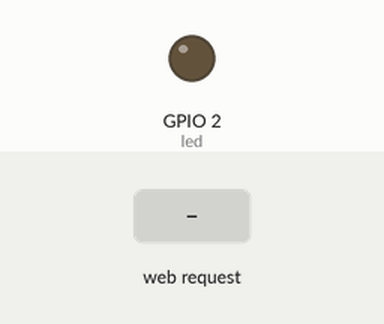
Simulated run of this sketch. Board: ESP8266 (Wemos D1 mini). Parts: output pins drawn as LEDs (lit = HIGH). The inputs (shaded band) are chosen by the test bench. WiFi joins after 1.5 s; servers stay silent unless stated; what the sketch prints to the serial monitor is not drawn.

Above: at 2.7 s.
2.8 s: HTTP request GET /?GPIO2=0 received
At 3.7 s:
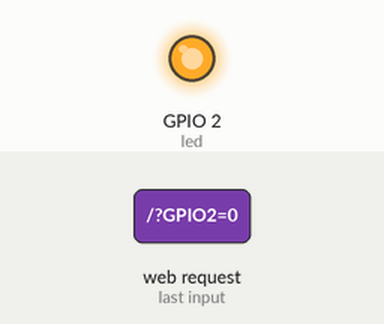
4.3 s: HTTP request GET /?GPIO2=1 received
At 4.9 s:
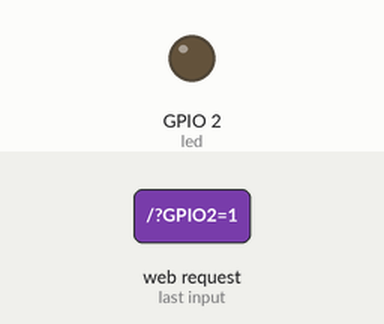
Timing chart, 0 to 7.3 s (numbered marks = the images above; inputs shaded):
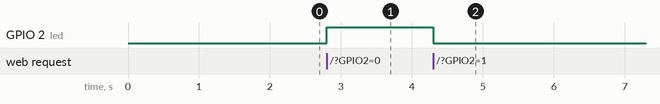

Measured:
- after the input at 2.8 s, GPIO 2 (led): LOW → HIGH at once
- after the input at 4.3 s, GPIO 2 (led): HIGH → LOW at once

The sketch:

index.ino
```cpp
// Sketch pour piloter la led integree a la Wemos D1 mini depuis le reseau WiFi

#include <DHT.h>
#include <ESP8266WiFi.h>
#include <ESP8266WebServer.h>
const char *ssid = "hp";           // Identifiant du WiFi que vous utilisez
const char *password = "12345678"; // Mot de passe WiFi que vous utilisez
ESP8266WebServer server(80);       // On demande un serveur qui ecoute sur le port 80

#define DHTPIN 13          // Pin which is connected to the DHT sensor.
#define DHTTYPE DHT11     // DHT 11
float t;
float h;

DHT dht(DHTPIN, DHTTYPE);

int led = 2; // La diode LED intégrée à la carte est branchée sur la broche GPIO2 (D4)
String etatGPIO2 = "ON";

// Ecrire une page Web HTML
String WebPage()
{
    String page = R"(
<!DOCTYPE html>
<html lang="fr-FR">
  <head>
    <meta name="viewport" content="width=device-width, initial-scale=1.0" />
    <title>SKETCH DEMO ESP8266 Web Server</title>
    <style>
      @import url("https://fonts.googleapis.com/css2?family=Poppins:ital,wght@0,600;0,700;0,800;0,900;1,600;1,700;1,800&display=swap");
      * {
        padding: 0;
        margin: 0;
        box-sizing: border-box;
        font-family: "Poppins", Arial, Helvetica, Sans-Serif;
      }
      a {
        color: inherit;
      }
      body {
        overflow-x: hidden;
        min-height: 100vh;
        background-color: #333;
        color: white;
      }
      button {
        border-radius: 4px;
        outline: none;
        border: 1px solid orange;
        cursor: pointer;
        background-color: #333;
        color: orange;
        padding: 9px 14px;
      }
      #secured_page {
        display: none;
      }
      #secured_page > h1 {
        color: orange;
        margin-bottom: 60px;
        text-align: center;
      }
      #secured_page,
      #unsecured_page {
        max-width: 900px;
        padding: 20px;
        margin: auto;
      }
      #unsecured_page {
        margin-top: 60px;
      }
      form {
        display: flex;
        flex-direction: column;
        gap: 10px;
      }
      input {
        padding: 8px;
      }
      input[type="submit"] {
        cursor: pointer;
      }
      #user-content {
        align-items: center;
        justify-content: space-between;
        display: flex;
        gap: 7px;
      }
      #loader {
        position: absolute;
        left: 0;
        top: 0;
        right: 0;
        bottom: 0;
        background-color: #333;
        align-items: center;
        justify-content: center;
        flex-direction: column;
        display: flex;
      }
      .lds-facebook {
        display: inline-block;
        position: relative;
        width: 80px;
        height: 80px;
      }
      .lds-facebook div {
        display: inline-block;
        position: absolute;
        left: 8px;
        width: 16px;
        background: #fff;
        animation: lds-facebook 1.2s cubic-bezier(0, 0.5, 0.5, 1) infinite;
      }
      .lds-facebook div:nth-child(1) {
        left: 8px;
        animation-delay: -0.24s;
      }
      .lds-facebook div:nth-child(2) {
        left: 32px;
        animation-delay: -0.12s;
      }
      .lds-facebook div:nth-child(3) {
        left: 56px;
        animation-delay: 0;
      }
      @keyframes lds-facebook {
        0% {
          top: 8px;
          height: 64px;
        }
        50%,
        100% {
          top: 24px;
          height: 32px;
        }
      }
      #iset_ch {
        color: gray;
        font-style: italic;
        position: absolute;
        bottom: 6px;
        left: 0;
        right: 0;

        text-align: center;
      }
      #user-email {
        color: rgb(0, 159, 0);
      }
      #myForm {
        margin-top: 20px;
        padding-left: 20px;
      }
      #command-etat {
        display: flex;
        gap: 10px;
        align-items: center;
        justify-content: space-between;
      }
      .title {
        margin-bottom: 20px;
        font-size: 2.6rem;
        text-transform: uppercase;
        text-align: center;
        color: orange;
      }
      #message {
        height: 20px;
        text-align: center;
        color: rgb(235, 46, 46);
      }
      #etat {
        width: 100px;
      }
      .color-orange {
        color: orange;
      }
      #off_btn,
      #on_btn {
        padding: 11px;
        cursor: pointer;
        outline: none;
        border: none;
        color: inherit;
      }

      #off_btn {
        background: red;
      }
      #on_btn {
        background: green;
      }

      #on_btn:disabled,
      #off_btn:disabled {
        opacity: 0.4;
      }

      #pop_out_temp {
        position: absolute;
        bottom: 40px;
        background: rgba(0, 255, 255, 0.49);
        padding: 8px;
        padding-left: 30px;
        width: 260px;
        /* font-style: italic; */
        font-size: small;
        height: 100px;
        border-radius: 10px 0 0 10px;
        display: flex;
        flex-direction: column;
        justify-content: space-evenly;
        animation: moveLeft 1.4s ease-in-out forwards;
      }

      @keyframes moveLeft {
        0% {
          right: -260px;
        }
        100% {
          right: 0;
        }
      }

      #pop_out_temp svg {
        width: 15px;
        height: 15px;
        fill: orange;
      }

      #pop_out_temp > div {
        color: orange;
        text-transform: uppercase;
        display: flex;
        align-items: center;
        gap: 2px;
      }

      #pop_out_temp .svg {
        display: flex;
        align-items: center;
        justify-content: center;
      }

      #humidity,
      #temperature {
        color: #fff;
      }

      #temperature::after {
        content: "°";
      }

      #humidity::after {
        content: "%";
      }
    </style>
    <!-- Load the Firebase SDKs -->

    <script type="module">
      import { initializeApp } from "https://www.gstatic.com/firebasejs/9.17.2/firebase-app.js";
      import {
        getAuth,
        onAuthStateChanged,
        signInWithEmailAndPassword,
        signOut,
      } from "https://www.gstatic.com/firebasejs/9.17.2/firebase-auth.js";

      // TODO: Add SDKs for Firebase products that you want to use

      // Your web app's Firebase configuration
      const firebaseConfig = {
        apiKey: "AIzaSyC0bNbWy1Cl34ejQEPKOwrL5XWRXGtpN50",
        authDomain: "mini-project-59d59.firebaseapp.com",
        databaseURL: "https://mini-project-59d59-default-rtdb.firebaseio.com",
        projectId: "mini-project-59d59",
        storageBucket: "mini-project-59d59.appspot.com",
        messagingSenderId: "1031167507444",
        appId: "1:1031167507444:web:a2edb6701b1e947c4197a1",
        measurementId: "G-BVVP0PEWHH",
      };

      // Initialize Firebase
      const app = initializeApp(firebaseConfig);
      const auth = getAuth(app);

      const loginForm = document.getElementById("login-form");
      const submit_login_btn = document.getElementById("submit_login");
      const message = document.getElementById("message");

      loginForm.addEventListener("submit", (e) => {
        e.preventDefault();
        submit_login_btn.value = "Login...";
        submit_login_btn.disabled = true;
        // submit_login_btn.value = 'login...';
        // submit_login_btn.disabled = true;
        message.value = "You are logged in";
        const email = loginForm.email.value;
        const password = loginForm.password.value;

        signInWithEmailAndPassword(auth, email, password)
          .then((userCredential) => {
            // User signed in successfully...
            const user = userCredential.user;
            console.log("Logged in user:", user);
            submit_login_btn.value = "Login";
            submit_login_btn.disabled = false;
          })
          .catch((error) => {
            // Handle login errors...
            console.error("Login failed:", error);
            message.innerText = "invalid email or password";
            submit_login_btn.value = "Login";
            submit_login_btn.disabled = false;
          });
      });
      const loader = document.getElementById("loader");
      const secured_page = document.getElementById("secured_page");
      const unsecured_page = document.getElementById("unsecured_page");
      const user_email_div = document.getElementById("user-email");

      onAuthStateChanged(auth, (user) => {
        if (user) {
          // User is logged in, show the protected form
          loader.style.display = "none";
          secured_page.style.display = "block";
          unsecured_page.style.display = "none";
          var userEmail = user.email;
          user_email_div.innerHTML = userEmail;
        } else {
          // User is not logged in, hide the protected form
          loader.style.display = "none";
          secured_page.style.display = "none";
          unsecured_page.style.display = "block";
        }
      });

      // Handle logout button click
      const logoutButton = document.getElementById("logoutButton");

      logoutButton.addEventListener("click", () => {
        signOut(auth);
      });
    </script>
  </head>
  <body onload='get_temp()'>
  <div id="pop_out_temp">
      <div>
        <span class="svg">
          <svg xmlns="http://www.w3.org/2000/svg" viewBox="0 0 384 512">
            <path
              d="M192 512C86 512 0 426 0 320C0 228.8 130.2 57.7 166.6 11.7C172.6 4.2 181.5 0 191.1 0h1.8c9.6 0 18.5 4.2 24.5 11.7C253.8 57.7 384 228.8 384 320c0 106-86 192-192 192zM96 336c0-8.8-7.2-16-16-16s-16 7.2-16 16c0 61.9 50.1 112 112 112c8.8 0 16-7.2 16-16s-7.2-16-16-16c-44.2 0-80-35.8-80-80z"
            />
          </svg>
        </span>
        <span>temperature : </span>
        <span id="temperature">34</span>
      </div>
      <div>
        <span class="svg">
          <svg xmlns="http://www.w3.org/2000/svg" viewBox="0 0 512 512">
            <path
              d="M448 96a32 32 0 1 0 -64 0 32 32 0 1 0 64 0zM320 96a96 96 0 1 1 192 0A96 96 0 1 1 320 96zM144 64c-26.5 0-48 21.5-48 48V276.5c0 17.3-7.1 31.9-15.3 42.5C70.2 332.6 64 349.5 64 368c0 44.2 35.8 80 80 80s80-35.8 80-80c0-18.5-6.2-35.4-16.7-48.9c-8.2-10.6-15.3-25.2-15.3-42.5V112c0-26.5-21.5-48-48-48zM32 112C32 50.2 82.1 0 144 0s112 50.1 112 112V276.5c0 .1 .1 .3 .2 .6c.2 .6 .8 1.6 1.7 2.8c18.9 24.4 30.1 55 30.1 88.1c0 79.5-64.5 144-144 144S0 447.5 0 368c0-33.2 11.2-63.8 30.1-88.1c.9-1.2 1.5-2.2 1.7-2.8c.1-.3 .2-.5 .2-.6V112zM192 368c0 26.5-21.5 48-48 48s-48-21.5-48-48c0-20.9 13.4-38.7 32-45.3V272c0-8.8 7.2-16 16-16s16 7.2 16 16v50.7c18.6 6.6 32 24.4 32 45.3z"
            />
          </svg>
        </span>
        <span>humidity : </span>
        <span id="humidity">78</span>
      </div>
    </div>
    <div id="loader">
      <h2>connecting to <span class="color-orange">firebase</span></h2>
      <div class="lds-facebook">
        <div></div>
        <div></div>
        <div></div>
      </div>
    </div>
    <div id="secured_page">
      <h1>ISET CHARGUIA</h1>
      <div id="user-content">
        <div>
          user :
          <span id="user-email"></span>
        </div>
        <button id="logoutButton">logout</button>
      </div>
      <form method="GET" id="myForm" name="myForm">
        <div id="command-etat">
          <h3>Commande d'une LED sur GPIO</h3>
          <div id="etat">GPIO2 : <span id="led_state">)";
          page += etatGPIO2;
          page += R"(</span></div>
        </div>
        <button id="on_btn" type="button" onClick='toggle_led(1)'>
          <span> ON</span>
        </button>
        <button disabled id="off_btn" type="button" onClick='toggle_led(0)'>
          <span>OFF</span>
        </button>
      </form>
      <br /><br />
      <p id="iset_ch"><a href="#"> ISET Charguia &copy;</a></p>
    </div>
    <div id="unsecured_page">
      <form method="POST" id="login-form">
        <h1 class="title">Login</h1>
        <div id="message"></div>
        <label for="email">Email</label>
        <input type="email" name="email" id="email" required />
        <label for="password">Password</label>
        <input type="password" name="password" id="password" required />
        <input type="submit" value="login" id="submit_login" />
      </form>
    </div>
  </body>
  <script>
    async function toggle_led(value) {
      const url = window.location.hostname + `/?GPIO2=${value}`;
      const response = await fetch(url);
      const data = await response.json();
      document.getElementById("on_btn").disabled = value == 1;
      document.getElementById("off_btn").disabled = value == 0;
      document.getElementById("led_state").innerHTML =
        value == 1 ? "ON" : "OFF";
    }

    async function get_temp() {
      const url = window.location.hostname + "/temp";
      try {
        const response = fetch(url);
        const data = await response.json();
        document.getElementById("temperature").innerHTML = data.temperature;
        document.getElementById("humidity").innerHTML = data.humidity;
      } catch (error) {
        console.log({ error });
      }
    }

    setInterval(get_temp, 10000);
  </script>
</html>
)";

    return page;
}

void handle_toogle_led()
{
    // Actualise le GPIO
    String GPIOValue;
    GPIOValue = server.arg("GPIO2");
    Serial.print("Set GPIO to ");
    Serial.println(GPIOValue);
    if (GPIOValue == "1")
    {
        digitalWrite(2, 0);
        etatGPIO2 = "ON";
    }
    else if (GPIOValue == "0")
    {
        digitalWrite(2, 1);
        etatGPIO2 = "OFF";
    }
    else
    {
        Serial.println("Erreur Valeur LED");
    }
    // retourne le state avec type json
    String jsonResponse = "{\"state\":" + String(GPIOValue) + "}";
    server.send(200, "application/json", jsonResponse);
}

void Racine()
{
  // si le request est avec le argument GPIO2
    if (server.hasArg("GPIO2"))
    {
    // on
        handle_toogle_led();
    }
    else
    {
        server.send(200, "text/html", WebPage());
    }
}


void handle_temp(){
   h = dht.readHumidity();
   t = dht.readTemperature();

  // retourne le Temperature et le Humidity avec type json
	String jsonResponse = "{\"temperature\": " + String(t) + ", \"humidity\": " + String(h) + "}";
	server.send(200, "application/json", jsonResponse);
}

void setup()
{
    Serial.begin(115200);
    WiFi.begin(ssid, password);
    Serial.println("");

    // on attend d'etre connecté au WiFi avant de continuer
    while (WiFi.status() != WL_CONNECTED)
    {
        delay(500);
        Serial.print(".");
    }

    // on affiche l'adresse IP qui nous a ete attribuée
    Serial.println("");
    Serial.print("Addresse IP : ");
    Serial.println(WiFi.localIP());
    // on definit les points d'entree (les URL a saisir dans le navigateur web) et on affiche un simple texte
    server.on("/", Racine);
    // /temp pour laccess au temperature
    server.on("/temp", handle_temp);

    // on demarre le serveur web
    server.begin();
    pinMode(led, OUTPUT); // Initialise la broche GPIO2 comme une sortie
}

// Cette boucle s'exécute à l'infini
void loop()
{
    // a chaque iteration, on appelle handleClient pour que les requetes soient traitees
    server.handleClient();
}
```
